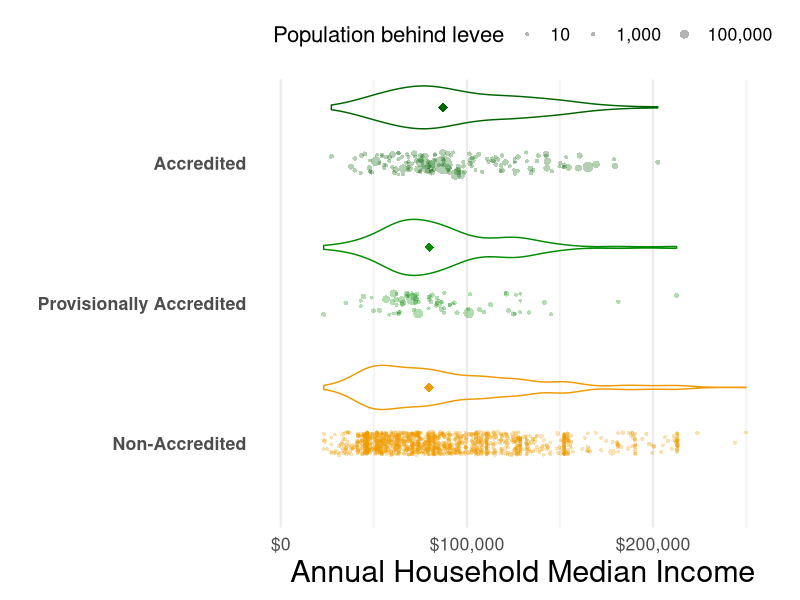

Recreate this plot in R. (Note: this script raises an error after producing the figure.)
# Script to create violin plots comparing median income across levee accreditation types
# by different geographic regions
rm(list = ls())

# Load required packages
library(dplyr)
library(ggplot2)
library(sf)
library(scales)

# Load the leveed area data with demographics (from the new conversion script)
data <- read.csv("Data/Cleaned/LeveedArea_ACSVariables.csv")

# Rename columns to match what the plot expects
data <- data %>%
  rename(
    MedIncome = MedianIncome_weighted_value,
    Pop = peopleAtRisk
  )

# Filter data to only include accredited, PAL, and non-accredited levees
filtered_data <- data %>% filter(accredited %in% c("Accredited Levee System", 
                                                  "Provisionally Accredited Levee (PAL) System",
                                                  "Non-Accredited Levee System"), 
                                  !is.na(MedIncome))


# Create the violin plot
income_violin_plot <- ggplot(filtered_data, aes(x = MedIncome, y = accredited, color = accredited)) + 
  geom_jitter(aes(size = Pop), alpha = 0.3, width = 0, height = 0.08, shape = 16) + 
  geom_violin(width = 0.4, fill = NA, position = position_nudge(y = 0.4)) +  
  stat_summary(fun = median, geom = "point", size = 3, shape = 18, 
               position = position_nudge(y = 0.4), aes(color = accredited)) +
  scale_x_continuous(labels = scales::dollar, limits = c(0, 260000)) +  
  scale_size_continuous(
    name = "Population behind levee",
    breaks = c(10, 1000, 100000),
    labels = scales::comma_format()
  ) +  
  scale_color_manual(values = c(
    "Accredited Levee System" = "darkgreen",
    "Provisionally Accredited Levee (PAL) System" = "green4",
    "Non-Accredited Levee System" = "orange2"
  )) +
  labs(x = "Annual Household Median Income", y = "") + 
  scale_y_discrete(labels = c(
    "Accredited Levee System" = "Accredited",
    "Provisionally Accredited Levee (PAL) System" = "Provisionally Accredited",
    "Non-Accredited Levee System" = "Non-Accredited"
  ), limits = rev(c("Accredited Levee System", 
                    "Provisionally Accredited Levee (PAL) System", 
                    "Non-Accredited Levee System"))) +  
  theme_minimal(base_size = 16) +  
  theme(
    legend.position = "top",  
    axis.title.x = element_text(size = 22),  
    axis.text.y = element_text(face = "bold"),  
    panel.grid.major.y = element_blank()
  ) +
  guides(color = "none")

# Save the plot
ggsave("Output/Fig4_MedIncome.jpg", income_violin_plot, width = 10, height = 5)

#Summary statistics: 
filtered_data %>%
    group_by(accredited) %>%
    summarise(
      n_levees = n(),
      median_income = median(MedIncome, na.rm = TRUE),
      mean_income = mean(MedIncome, na.rm = TRUE),
      total_population = sum(Pop, na.rm = TRUE),
      .groups = 'drop'
    ) %>% print()
